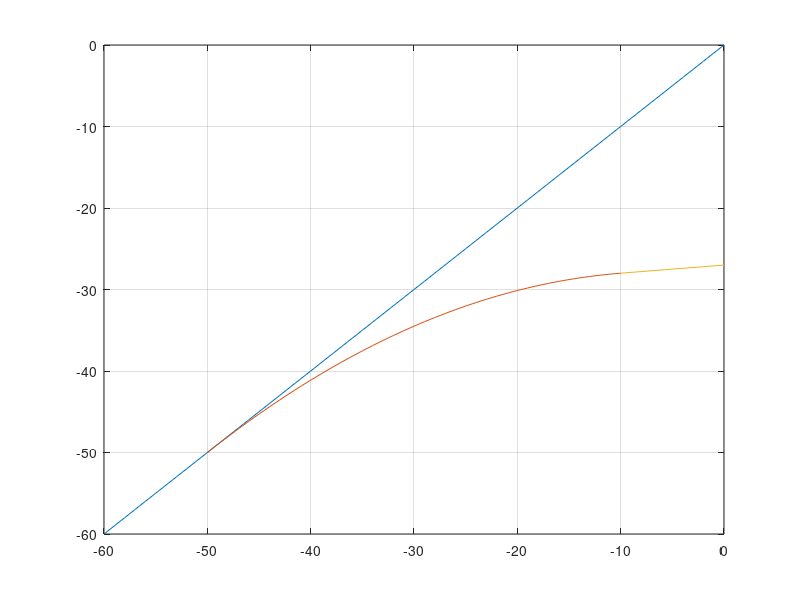
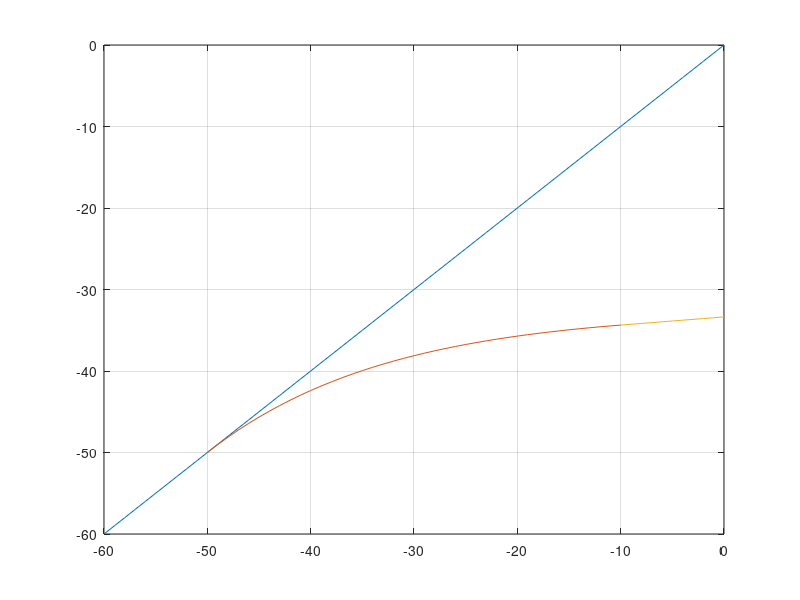

Write the MATLAB code that produced these figures, in order.
% Find a good curve for a soft knee transfer function.
% The idea is that below threshold dy/dx = 1
% Above a certain value dy/dx = 1/ratio
% We need to get from 1 to 1/ratio either linearly or exponentially.

R = 10;
x0 = -50; % threshold
x1 = -10; % where we reach the nominal ratio

% Linear transition:
a = (1-R) / (2 * R * (x1 - x0));
b = 1 - 2 * a * x0;
c = x0 - a * x0^2 - b*x0;

p = [a b c];

x = -60:0;
xt = x0:x1;
yt = polyval(p, xt);
xf = x1:0;
figure(1);
plot(x, x, xt, yt, xf, (xf - x1)/R + polyval(p, x1)), grid;


% Exponential case.
w = x1 - x0;
B = log(1/R)/w;
A = 1 / B;
C = x0 - A;

hf = @(xx) A * exp(B * (xx - x0)) + C;

figure(2);
plot(x, x, xt, hf(xt), xf, (xf - x1)/R + hf(x1)), grid;
